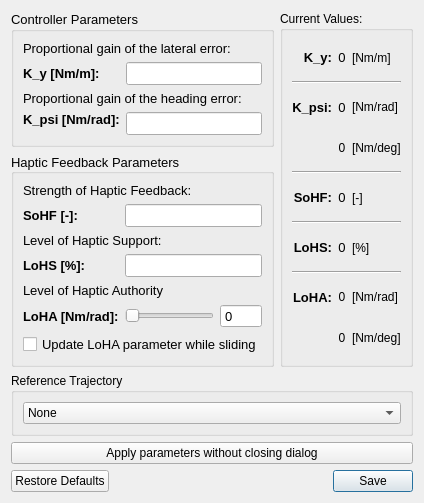
<?xml version="1.0" encoding="UTF-8"?>
<ui version="4.0">
 <class>Dialog</class>
 <widget class="QDialog" name="Dialog">
  <property name="geometry">
   <rect>
    <x>0</x>
    <y>0</y>
    <width>414</width>
    <height>487</height>
   </rect>
  </property>
  <property name="windowTitle">
   <string>FDCA Controller Settings</string>
  </property>
  <layout class="QGridLayout" name="gridLayout">
   <item row="0" column="1">
    <widget class="QGroupBox" name="groupControlparam">
     <property name="sizePolicy">
      <sizepolicy hsizetype="Preferred" vsizetype="Preferred">
       <horstretch>0</horstretch>
       <verstretch>0</verstretch>
      </sizepolicy>
     </property>
     <property name="minimumSize">
      <size>
       <width>0</width>
       <height>0</height>
      </size>
     </property>
     <property name="maximumSize">
      <size>
       <width>8000</width>
       <height>16777215</height>
      </size>
     </property>
     <property name="font">
      <font>
       <pointsize>10</pointsize>
       <weight>50</weight>
       <bold>false</bold>
      </font>
     </property>
     <property name="title">
      <string>Controller Parameters</string>
     </property>
     <layout class="QGridLayout" name="gridLayout_4">
      <item row="0" column="1">
       <layout class="QGridLayout" name="gridLayout_3">
        <item row="2" column="0">
         <widget class="QLabel" name="lblKy">
          <property name="sizePolicy">
           <sizepolicy hsizetype="Preferred" vsizetype="Preferred">
            <horstretch>0</horstretch>
            <verstretch>0</verstretch>
           </sizepolicy>
          </property>
          <property name="minimumSize">
           <size>
            <width>0</width>
            <height>0</height>
           </size>
          </property>
          <property name="maximumSize">
           <size>
            <width>16777215</width>
            <height>16777215</height>
           </size>
          </property>
          <property name="font">
           <font>
            <pointsize>10</pointsize>
            <weight>75</weight>
            <bold>true</bold>
           </font>
          </property>
          <property name="text">
           <string>K_y [Nm/m]:</string>
          </property>
         </widget>
        </item>
        <item row="0" column="0" colspan="3">
         <widget class="QLabel" name="lblKytitle">
          <property name="font">
           <font>
            <pointsize>10</pointsize>
            <weight>50</weight>
            <bold>false</bold>
           </font>
          </property>
          <property name="text">
           <string>Proportional gain of the lateral error:</string>
          </property>
          <property name="alignment">
           <set>Qt::AlignLeading|Qt::AlignLeft|Qt::AlignTop</set>
          </property>
         </widget>
        </item>
        <item row="3" column="0" colspan="3">
         <widget class="QLabel" name="lblKpsititle">
          <property name="font">
           <font>
            <pointsize>10</pointsize>
            <weight>50</weight>
            <bold>false</bold>
           </font>
          </property>
          <property name="text">
           <string>Proportional gain of the heading error:</string>
          </property>
         </widget>
        </item>
        <item row="4" column="1" colspan="2">
         <widget class="QLineEdit" name="edit_k_psi">
          <property name="sizePolicy">
           <sizepolicy hsizetype="Preferred" vsizetype="Fixed">
            <horstretch>0</horstretch>
            <verstretch>0</verstretch>
           </sizepolicy>
          </property>
          <property name="font">
           <font>
            <pointsize>10</pointsize>
           </font>
          </property>
         </widget>
        </item>
        <item row="4" column="0">
         <widget class="QLabel" name="lblKpsi">
          <property name="sizePolicy">
           <sizepolicy hsizetype="Minimum" vsizetype="Preferred">
            <horstretch>0</horstretch>
            <verstretch>0</verstretch>
           </sizepolicy>
          </property>
          <property name="minimumSize">
           <size>
            <width>0</width>
            <height>0</height>
           </size>
          </property>
          <property name="maximumSize">
           <size>
            <width>10000</width>
            <height>16777215</height>
           </size>
          </property>
          <property name="font">
           <font>
            <pointsize>10</pointsize>
            <weight>75</weight>
            <bold>true</bold>
           </font>
          </property>
          <property name="text">
           <string>K_psi [Nm/rad]:</string>
          </property>
          <property name="alignment">
           <set>Qt::AlignLeading|Qt::AlignLeft|Qt::AlignTop</set>
          </property>
         </widget>
        </item>
        <item row="2" column="1" colspan="2">
         <widget class="QLineEdit" name="edit_k_y">
          <property name="sizePolicy">
           <sizepolicy hsizetype="Preferred" vsizetype="Fixed">
            <horstretch>0</horstretch>
            <verstretch>0</verstretch>
           </sizepolicy>
          </property>
          <property name="font">
           <font>
            <pointsize>10</pointsize>
           </font>
          </property>
          <property name="alignment">
           <set>Qt::AlignLeading|Qt::AlignLeft|Qt::AlignTop</set>
          </property>
         </widget>
        </item>
       </layout>
      </item>
     </layout>
    </widget>
   </item>
   <item row="2" column="1" colspan="2">
    <widget class="QGroupBox" name="groupBox_3">
     <property name="title">
      <string>Reference Trajectory</string>
     </property>
     <layout class="QGridLayout" name="gridLayout_8">
      <property name="leftMargin">
       <number>9</number>
      </property>
      <property name="topMargin">
       <number>9</number>
      </property>
      <property name="rightMargin">
       <number>9</number>
      </property>
      <property name="bottomMargin">
       <number>9</number>
      </property>
      <property name="spacing">
       <number>3</number>
      </property>
      <item row="0" column="0">
       <widget class="QComboBox" name="cmbbox_hcr_selection">
        <property name="sizePolicy">
         <sizepolicy hsizetype="Preferred" vsizetype="Fixed">
          <horstretch>0</horstretch>
          <verstretch>0</verstretch>
         </sizepolicy>
        </property>
        <property name="minimumSize">
         <size>
          <width>250</width>
          <height>0</height>
         </size>
        </property>
        <property name="font">
         <font>
          <weight>50</weight>
          <bold>false</bold>
         </font>
        </property>
        <item>
         <property name="text">
          <string>None</string>
         </property>
        </item>
       </widget>
      </item>
     </layout>
    </widget>
   </item>
   <item row="1" column="1">
    <widget class="QGroupBox" name="groupHapticparam">
     <property name="sizePolicy">
      <sizepolicy hsizetype="Preferred" vsizetype="Preferred">
       <horstretch>0</horstretch>
       <verstretch>0</verstretch>
      </sizepolicy>
     </property>
     <property name="minimumSize">
      <size>
       <width>0</width>
       <height>0</height>
      </size>
     </property>
     <property name="maximumSize">
      <size>
       <width>800</width>
       <height>16777215</height>
      </size>
     </property>
     <property name="font">
      <font>
       <pointsize>10</pointsize>
       <weight>50</weight>
       <bold>false</bold>
      </font>
     </property>
     <property name="title">
      <string>Haptic Feedback Parameters</string>
     </property>
     <property name="alignment">
      <set>Qt::AlignLeading|Qt::AlignLeft|Qt::AlignVCenter</set>
     </property>
     <layout class="QGridLayout" name="gridLayout_6">
      <item row="2" column="0">
       <spacer name="verticalSpacer_2">
        <property name="orientation">
         <enum>Qt::Vertical</enum>
        </property>
        <property name="sizeHint" stdset="0">
         <size>
          <width>20</width>
          <height>40</height>
         </size>
        </property>
       </spacer>
      </item>
      <item row="0" column="0">
       <layout class="QGridLayout" name="gridLayout_5">
        <item row="1" column="0">
         <widget class="QLabel" name="lblKsohf">
          <property name="font">
           <font>
            <pointsize>10</pointsize>
            <weight>75</weight>
            <bold>true</bold>
           </font>
          </property>
          <property name="text">
           <string>SoHF [-]:</string>
          </property>
         </widget>
        </item>
        <item row="3" column="0">
         <widget class="QLabel" name="lblKlohs">
          <property name="font">
           <font>
            <pointsize>10</pointsize>
            <weight>75</weight>
            <bold>true</bold>
           </font>
          </property>
          <property name="text">
           <string>LoHS [%]:</string>
          </property>
         </widget>
        </item>
        <item row="6" column="0">
         <widget class="QLabel" name="lblKloha">
          <property name="font">
           <font>
            <pointsize>10</pointsize>
            <weight>75</weight>
            <bold>true</bold>
           </font>
          </property>
          <property name="text">
           <string>LoHA [Nm/rad]:</string>
          </property>
         </widget>
        </item>
        <item row="0" column="0" colspan="3">
         <widget class="QLabel" name="lblKsohftitle">
          <property name="font">
           <font>
            <pointsize>10</pointsize>
            <weight>50</weight>
            <bold>false</bold>
           </font>
          </property>
          <property name="text">
           <string>Strength of Haptic Feedback:</string>
          </property>
          <property name="alignment">
           <set>Qt::AlignLeading|Qt::AlignLeft|Qt::AlignTop</set>
          </property>
         </widget>
        </item>
        <item row="2" column="0" colspan="3">
         <widget class="QLabel" name="lblKlohstitle">
          <property name="font">
           <font>
            <pointsize>10</pointsize>
            <weight>50</weight>
            <bold>false</bold>
           </font>
          </property>
          <property name="text">
           <string>Level of Haptic Support:</string>
          </property>
         </widget>
        </item>
        <item row="4" column="0" colspan="3">
         <widget class="QLabel" name="lblKlohatitle">
          <property name="font">
           <font>
            <pointsize>10</pointsize>
            <weight>50</weight>
            <bold>false</bold>
           </font>
          </property>
          <property name="text">
           <string>Level of Haptic Authority</string>
          </property>
         </widget>
        </item>
        <item row="6" column="3">
         <widget class="QSpinBox" name="spin_loha">
          <property name="font">
           <font>
            <kerning>true</kerning>
           </font>
          </property>
          <property name="frame">
           <bool>true</bool>
          </property>
          <property name="buttonSymbols">
           <enum>QAbstractSpinBox::NoButtons</enum>
          </property>
          <property name="accelerated">
           <bool>false</bool>
          </property>
          <property name="keyboardTracking">
           <bool>false</bool>
          </property>
          <property name="maximum">
           <number>50</number>
          </property>
         </widget>
        </item>
        <item row="6" column="1" colspan="2">
         <widget class="QSlider" name="slider_loha">
          <property name="sizePolicy">
           <sizepolicy hsizetype="Minimum" vsizetype="Fixed">
            <horstretch>0</horstretch>
            <verstretch>0</verstretch>
           </sizepolicy>
          </property>
          <property name="maximum">
           <number>50</number>
          </property>
          <property name="orientation">
           <enum>Qt::Horizontal</enum>
          </property>
         </widget>
        </item>
        <item row="3" column="1" colspan="3">
         <widget class="QLineEdit" name="edit_lohs">
          <property name="sizePolicy">
           <sizepolicy hsizetype="Minimum" vsizetype="Fixed">
            <horstretch>0</horstretch>
            <verstretch>0</verstretch>
           </sizepolicy>
          </property>
          <property name="font">
           <font>
            <pointsize>10</pointsize>
           </font>
          </property>
         </widget>
        </item>
        <item row="1" column="1" colspan="3">
         <widget class="QLineEdit" name="edit_sohf">
          <property name="sizePolicy">
           <sizepolicy hsizetype="Minimum" vsizetype="Fixed">
            <horstretch>0</horstretch>
            <verstretch>0</verstretch>
           </sizepolicy>
          </property>
          <property name="font">
           <font>
            <pointsize>10</pointsize>
           </font>
          </property>
         </widget>
        </item>
       </layout>
      </item>
      <item row="1" column="0">
       <widget class="QCheckBox" name="checkbox_tuning_loha">
        <property name="text">
         <string>Update LoHA parameter while sliding</string>
        </property>
       </widget>
      </item>
     </layout>
    </widget>
   </item>
   <item row="0" column="2" rowspan="2">
    <widget class="QGroupBox" name="groupBox">
     <property name="title">
      <string>Current Values:</string>
     </property>
     <layout class="QGridLayout" name="gridLayout_2">
      <item row="1" column="0">
       <layout class="QGridLayout" name="gridLayout_7">
        <item row="7" column="2">
         <widget class="QLabel" name="label_14">
          <property name="text">
           <string>[Nm/deg]</string>
          </property>
         </widget>
        </item>
        <item row="7" column="1">
         <widget class="QLabel" name="lbl_k_psi_deg">
          <property name="text">
           <string>0</string>
          </property>
          <property name="alignment">
           <set>Qt::AlignCenter</set>
          </property>
         </widget>
        </item>
        <item row="9" column="1">
         <widget class="QLabel" name="lbl_sohf">
          <property name="font">
           <font>
            <pointsize>10</pointsize>
            <weight>50</weight>
            <bold>false</bold>
           </font>
          </property>
          <property name="text">
           <string>0</string>
          </property>
          <property name="alignment">
           <set>Qt::AlignCenter</set>
          </property>
         </widget>
        </item>
        <item row="2" column="0">
         <widget class="QLabel" name="label_5">
          <property name="font">
           <font>
            <pointsize>10</pointsize>
            <weight>75</weight>
            <bold>true</bold>
           </font>
          </property>
          <property name="text">
           <string>K_psi:</string>
          </property>
          <property name="alignment">
           <set>Qt::AlignRight|Qt::AlignTrailing|Qt::AlignVCenter</set>
          </property>
         </widget>
        </item>
        <item row="9" column="0">
         <widget class="QLabel" name="label_4">
          <property name="font">
           <font>
            <pointsize>10</pointsize>
            <weight>75</weight>
            <bold>true</bold>
           </font>
          </property>
          <property name="text">
           <string>SoHF:</string>
          </property>
          <property name="alignment">
           <set>Qt::AlignRight|Qt::AlignTrailing|Qt::AlignVCenter</set>
          </property>
         </widget>
        </item>
        <item row="11" column="0">
         <widget class="QLabel" name="label_3">
          <property name="font">
           <font>
            <pointsize>10</pointsize>
            <weight>75</weight>
            <bold>true</bold>
           </font>
          </property>
          <property name="text">
           <string>LoHS:</string>
          </property>
          <property name="alignment">
           <set>Qt::AlignRight|Qt::AlignTrailing|Qt::AlignVCenter</set>
          </property>
         </widget>
        </item>
        <item row="0" column="1">
         <widget class="QLabel" name="lbl_k_y">
          <property name="sizePolicy">
           <sizepolicy hsizetype="Preferred" vsizetype="Preferred">
            <horstretch>0</horstretch>
            <verstretch>0</verstretch>
           </sizepolicy>
          </property>
          <property name="minimumSize">
           <size>
            <width>0</width>
            <height>0</height>
           </size>
          </property>
          <property name="font">
           <font>
            <pointsize>10</pointsize>
            <weight>50</weight>
            <bold>false</bold>
           </font>
          </property>
          <property name="text">
           <string>0</string>
          </property>
          <property name="alignment">
           <set>Qt::AlignCenter</set>
          </property>
         </widget>
        </item>
        <item row="13" column="1">
         <widget class="QLabel" name="lbl_loha">
          <property name="text">
           <string>0</string>
          </property>
          <property name="alignment">
           <set>Qt::AlignCenter</set>
          </property>
         </widget>
        </item>
        <item row="13" column="0">
         <widget class="QLabel" name="label_2">
          <property name="font">
           <font>
            <pointsize>10</pointsize>
            <weight>75</weight>
            <bold>true</bold>
           </font>
          </property>
          <property name="text">
           <string>LoHA:</string>
          </property>
          <property name="alignment">
           <set>Qt::AlignRight|Qt::AlignTrailing|Qt::AlignVCenter</set>
          </property>
         </widget>
        </item>
        <item row="0" column="0">
         <widget class="QLabel" name="label">
          <property name="font">
           <font>
            <pointsize>10</pointsize>
            <weight>75</weight>
            <bold>true</bold>
           </font>
          </property>
          <property name="text">
           <string>K_y:</string>
          </property>
          <property name="alignment">
           <set>Qt::AlignRight|Qt::AlignTrailing|Qt::AlignVCenter</set>
          </property>
         </widget>
        </item>
        <item row="2" column="1">
         <widget class="QLabel" name="lbl_k_psi">
          <property name="sizePolicy">
           <sizepolicy hsizetype="Minimum" vsizetype="Preferred">
            <horstretch>0</horstretch>
            <verstretch>0</verstretch>
           </sizepolicy>
          </property>
          <property name="font">
           <font>
            <pointsize>10</pointsize>
            <weight>50</weight>
            <bold>false</bold>
           </font>
          </property>
          <property name="text">
           <string>0</string>
          </property>
          <property name="alignment">
           <set>Qt::AlignCenter</set>
          </property>
         </widget>
        </item>
        <item row="13" column="2">
         <widget class="QLabel" name="label_13">
          <property name="text">
           <string>[Nm/rad]</string>
          </property>
         </widget>
        </item>
        <item row="11" column="2">
         <widget class="QLabel" name="label_12">
          <property name="text">
           <string>[%]</string>
          </property>
         </widget>
        </item>
        <item row="2" column="2">
         <widget class="QLabel" name="label_9">
          <property name="text">
           <string>[Nm/rad]</string>
          </property>
         </widget>
        </item>
        <item row="0" column="2">
         <widget class="QLabel" name="label_8">
          <property name="text">
           <string>[Nm/m]</string>
          </property>
         </widget>
        </item>
        <item row="9" column="2">
         <widget class="QLabel" name="label_11">
          <property name="text">
           <string>[-]</string>
          </property>
         </widget>
        </item>
        <item row="10" column="0" colspan="3">
         <widget class="Line" name="line_3">
          <property name="orientation">
           <enum>Qt::Horizontal</enum>
          </property>
         </widget>
        </item>
        <item row="1" column="0" colspan="3">
         <widget class="Line" name="line_2">
          <property name="orientation">
           <enum>Qt::Horizontal</enum>
          </property>
         </widget>
        </item>
        <item row="12" column="0" colspan="3">
         <widget class="Line" name="line_4">
          <property name="orientation">
           <enum>Qt::Horizontal</enum>
          </property>
         </widget>
        </item>
        <item row="14" column="1">
         <widget class="QLabel" name="lbl_loha_deg">
          <property name="text">
           <string>0</string>
          </property>
          <property name="alignment">
           <set>Qt::AlignCenter</set>
          </property>
         </widget>
        </item>
        <item row="14" column="2">
         <widget class="QLabel" name="label_7">
          <property name="text">
           <string>[Nm/deg]</string>
          </property>
         </widget>
        </item>
        <item row="11" column="1">
         <widget class="QLabel" name="lbl_lohs">
          <property name="font">
           <font>
            <pointsize>10</pointsize>
            <weight>50</weight>
            <bold>false</bold>
           </font>
          </property>
          <property name="text">
           <string>0</string>
          </property>
          <property name="alignment">
           <set>Qt::AlignCenter</set>
          </property>
         </widget>
        </item>
        <item row="8" column="0" colspan="3">
         <widget class="Line" name="line">
          <property name="orientation">
           <enum>Qt::Horizontal</enum>
          </property>
         </widget>
        </item>
       </layout>
      </item>
     </layout>
    </widget>
   </item>
   <item row="4" column="1" colspan="2">
    <widget class="QPushButton" name="btn_apply_parameters">
     <property name="text">
      <string>Apply parameters without closing dialog</string>
     </property>
    </widget>
   </item>
   <item row="5" column="1" colspan="2">
    <widget class="QDialogButtonBox" name="btnbox_fdca_controller_dueca_settings">
     <property name="orientation">
      <enum>Qt::Horizontal</enum>
     </property>
     <property name="standardButtons">
      <set>QDialogButtonBox::RestoreDefaults|QDialogButtonBox::Save</set>
     </property>
    </widget>
   </item>
  </layout>
 </widget>
 <resources/>
 <connections>
  <connection>
   <sender>btnbox_fdca_controller_dueca_settings</sender>
   <signal>accepted()</signal>
   <receiver>Dialog</receiver>
   <slot>accept()</slot>
   <hints>
    <hint type="sourcelabel">
     <x>248</x>
     <y>254</y>
    </hint>
    <hint type="destinationlabel">
     <x>157</x>
     <y>274</y>
    </hint>
   </hints>
  </connection>
  <connection>
   <sender>btnbox_fdca_controller_dueca_settings</sender>
   <signal>rejected()</signal>
   <receiver>Dialog</receiver>
   <slot>reject()</slot>
   <hints>
    <hint type="sourcelabel">
     <x>316</x>
     <y>260</y>
    </hint>
    <hint type="destinationlabel">
     <x>286</x>
     <y>274</y>
    </hint>
   </hints>
  </connection>
 </connections>
</ui>
